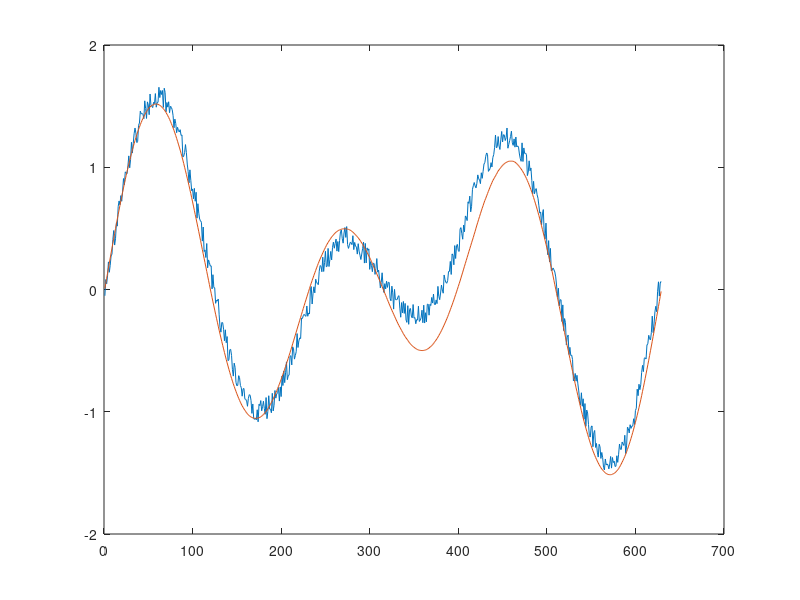

The MATLAB source for this figure:
load('MNFdata.mat');


%problem 2

%construct Xs
Xs(1,:) = X(629,:);
for i=1:628;
    Xs(i+1,:) = X(i,:);
end

%construct dX
dX = X-Xs;

%construct N^TN
NtN = (1/2)*dX'*dX;


%(a)(i) eigenvector problem
[Psi0,ab0] = eig(pinv(NtN)*X'*X);
%compute basis
Phi0 = X*Psi0;
%Normalize
for i =1:4
    Phi00(:,i) = Phi0(:,i)/(sqrt((Phi0(:,i)')*Phi0(:,i)))
end

%(a)(ii) generalized eigenvector problem
[Psi1,ab1] = eig(NtN,X'*X);
%compute basis
Phi1 = X*Psi1;
%Normalize
for i =1:4
    Phi11(:,i) = Phi1(:,i)/(sqrt((Phi1(:,i)')*Phi1(:,i)))
end

%(a)(iii) gsvd
[U2,V2,X2,C2,S2] = gsvd(dX/(sqrt(2)),X);
%find Psien
Psi2 = pinv(X2');
%compute basis
Phi2 = X*Psi2;
%Normalize
for i =1:4
    Phi22(:,i) = Phi2(:,i)/(sqrt((Phi2(:,i)')*Phi2(:,i)))
end

%(b) compare the two bases

%setup and plot the first 
%phi vector
plot(Phi00(1,:)', 'o');
hold
plot(Phi11(1,:)','*');
plot(Phi22(1,:)','x');



%(c) svd of data
[U,S,V] = svd(X);

%compare the angles
for j=1:4
    for i=1:4
        angles1(i,j) = acos(U(:,j)'*Phi00(:,i))
        if angles1(i,j) > pi/2 
            angles1(i,j) = angles1(i,j)- pi/2;
        end
    end
end

%plot vectors
plot(U(:,1)) %just change 1 to 2,3,4 to compare svd basis with others
hold
for i=1:4
    plot(Phi00(:,i))
end


%(d) projections
for i=1:4
    SVDpX(:,i) = U(:,1)'*X(:,i)*U(:,1) +  U(:,2)'*X(:,i)*U(:,2)
end

%project X onto the first two basis vectors
for i=1:4
    MNFpX(:,i) = Phi00(:,1)'*X(:,i)*Phi00(:,1) +  Phi00(:,2)'*X(:,i)*Phi00(:,2);
end

%compare
plot(SVDpX(:,1)); hold; plot(MNFpX(:,1)); %SVD in blue, do for 1,2,3,4